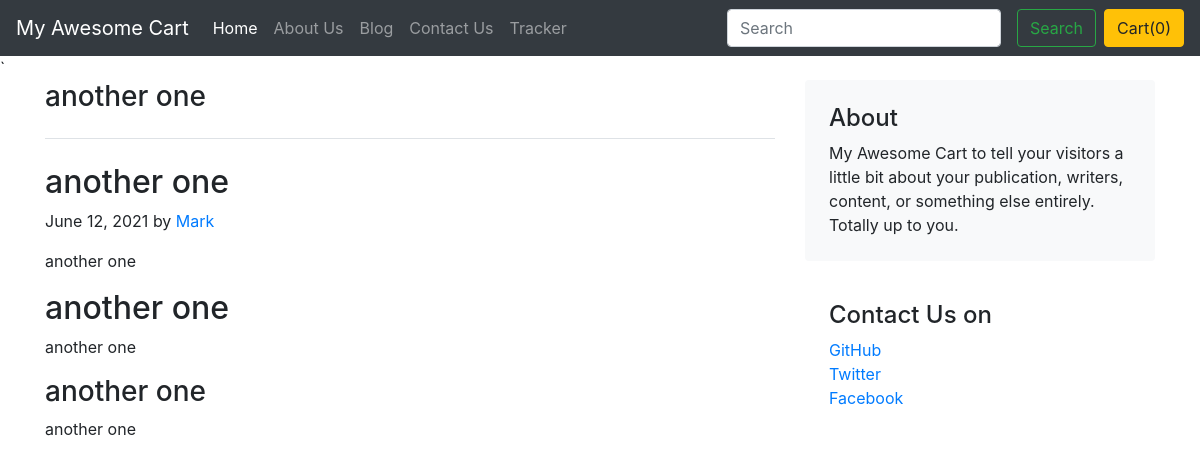
The app's page /blog/blogpost/2 with its own data.
### blog/models.py (models this page shows)
class BlogPost(models.Model):
    post_id = models.AutoField(primary_key=True)
    title = models.CharField(max_length=50)
    head0 = models.CharField(max_length=500, default="")
    chead0 = models.CharField(max_length=5000, default="")
    head1 = models.CharField(max_length=500, default="")
    chead1 = models.CharField(max_length=5000, default="")
    head2 = models.CharField(max_length=500, default="")
    chead2 = models.CharField(max_length=5000, default="")
    pub_date = models.DateField()
    thumbnail = models.ImageField(upload_to="shop/images", default="")
    def __str__(self):
        return self.title

### blog/views.py (the view)
# urls.py: path("blogpost/<int:id>", views.blogpost, name="blogpost")
def blogpost(request, id):
    post = BlogPost.objects.filter(post_id=id)[0]
    print(post)
    return render(request, 'blog/blogpost.html', {'post': post})

### blog/templates/blog/blogpost.html (shortened to what this page needs)
{% extends 'blog/basic.html' %}
{% block body %}
<div class="container">
<div class="row g-5">
    <div class="col-md-8">
      <h3 class="pb-4 mb-4 fst-italic border-bottom">
        {{post.title}}
      </h3>
      <article class="blog-post">
        <h2 class="blog-post-title">{{post.head0}}</h2>
        <p class="blog-post-meta">{{post.pub_date}} by <a href="#">Mark</a></p>
        <p>{{post.chead0}}</p>
        <h2>{{post.head1}}</h2>
        <p>{{post.chead1}}</p>
        <h3>{{post.head2}}</h3>
        <p>{{post.chead2}}</p>
      </article>
    </div>
    <div class="col-md-4">
      <div class="position-sticky" style="top: 2rem;">
        <div class="p-4 mb-3 bg-light rounded">
          <h4 class="fst-italic">About</h4>
          <p class="mb-0">My Awesome Cart to tell your visitors a little bit about your publication, writers, content, or something else entirely. Totally up to you.</p>
        </div>
        <div class="p-4">
          <h4 class="fst-italic">Contact Us on</h4>
          <ol class="list-unstyled">
            <li><a href="#">GitHub</a></li>
            <li><a href="#">Twitter</a></li>
            <li><a href="#">Facebook</a></li>
          </ol>
        </div>
      </div>
    </div>
  </div>
</div>
{% endblock body %}

### records on screen
BlogPost: title "another one", head0 "another one", pub_date "June 12, 2021", chead0 "another one", head1 "another one", chead1 "another one", head2 "another one", chead2 "another one"
